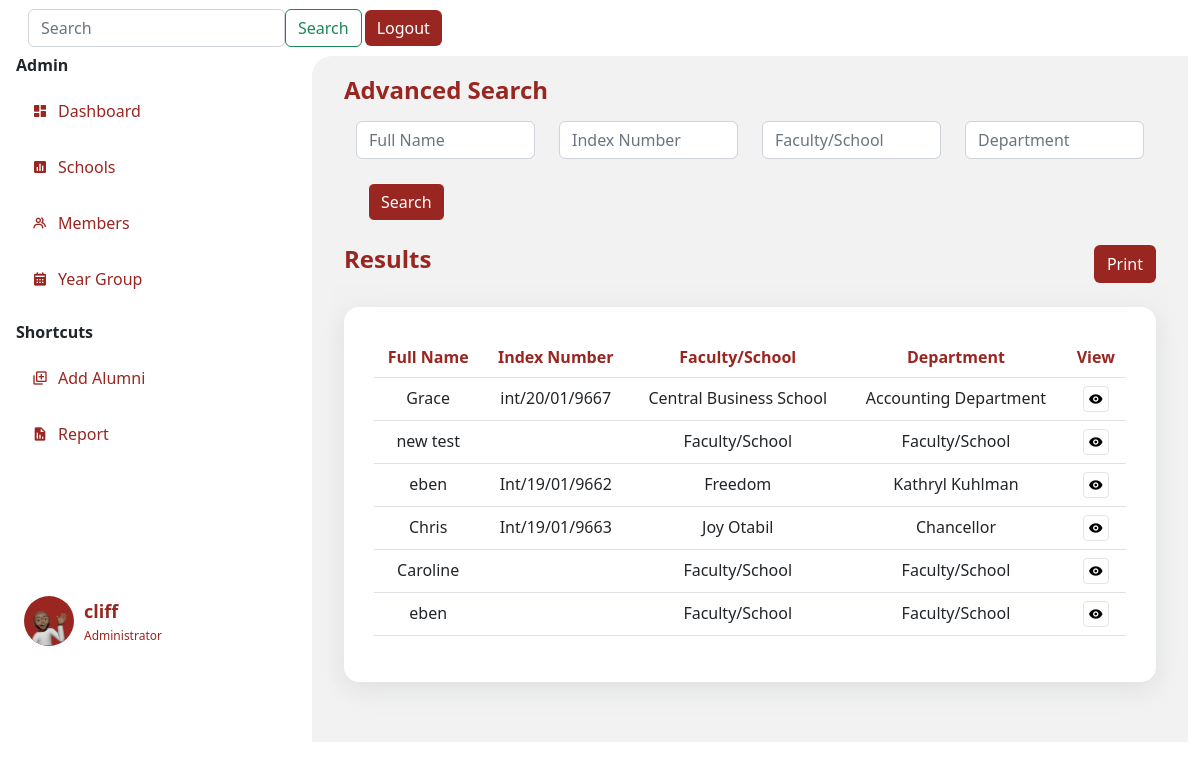
The page /newreport (signed in) on the database its author committed.
### app.py (models this page shows, shortened)
class Person(db.Model, UserMixin):
    id= db.Column(db.Integer, primary_key=True)
    name= db.Column(db.String(200), nullable=True)
    yearCompleted= db.Column(db.String(200), nullable=True)
    nationality= db.Column(db.String(200), nullable=True)
    contact= db.Column(db.Integer(), nullable=True)
    email= db.Column(db.String(200), nullable=True)
    faculty= db.Column(db.String(200), nullable=True)
    hallofresidence= db.Column(db.String(200), nullable=True)
    password= db.Column(db.String(20))
    email= db.Column(db.String(20), nullable=True)
    phone= db.Column(db.String(10), nullable=True )

class User(db.Model,UserMixin):
    id= db.Column(db.Integer, primary_key=True)
    fullname= db.Column(db.String()  )
    indexnumber= db.Column(db.Integer())
    gender= db.Column(db.String()    )
    school= db.Column(db.String()    )
    department= db.Column(db.String()    )
    program= db.Column(db.String()   )
    completed= db.Column(db.Integer()     )
    admitted= db.Column(db.Integer()  )
    email= db.Column(db.String()     )
    telephone= db.Column(db.Integer()     )
    hall= db.Column(db.String()  )
    nationality= db.Column(db.String()   )
    address= db.Column(db.String()   )
    work= db.Column(db.String()  )
    guardian= db.Column(db.String()  )
    kin= db.Column(db.String()   )
    relationship= db.Column(db.String()  )
    marital= db.Column(db.String()   )
    health= db.Column(db.String()    )
    extra= db.Column(db.String()     )
    image_file = db.Column(db.String(20))

### app.py (the view)
@app.route('/newreport')
@login_required
def newreport():
    users=User.query.order_by(User.id.desc()).all()
    print(users)
    return render_template('newreport.html', title="newreport0",users=users)

### forms.py
class Search(FlaskForm):
    searched = StringField('Searched', validators=[DataRequired()])
    submit = SubmitField('Search')

### app.py (called while the page is built)
@login_manager.user_loader
def load_user(user_id):
    return Person.query.get(int(user_id))

@app.context_processor
def base():
    form=Search()
    return dict(form=form)

### templates/newreport.html (shortened to what this page needs)
{% extends 'layout.html' %}
{% block body %}
  <div class="container" style="align-items: center;margin:  auto; justify-content:center;">
    <h4 style="color: #992621;"><b>Advanced Search</b></h4>
    <form style="margin-top: 2vh;">
       <div class="row" style="text-align: center; justify-content: center; margin: auto;">
        <div class="col-3" >
          <input type="text" class="form-control" id="inputPassword2" placeholder="Full Name">
        </div>
        <div class="col-3">
            <input type="text" class="form-control" id="inputPassword2" placeholder="Index Number">
        </div>
        <div class="col-3">
            <input type="text" class="form-control" id="inputPassword2" placeholder="Faculty/School">
        </div>
        <div class="col-3">
            <input type="text" class="form-control" id="inputPassword2" placeholder="Department">
        </div>
        <div class="row" style="margin-top: 3vh;">
          <div class="col-auto" >
            <button type="button" class="btn btn-light" style="background: #992621; color: #fff;">Search</button>
          </div>
        </div>
        </div>
    </form>
  </div>
      <div style="display: flex; justify-content: space-between; margin: 10px 12px 0 12px; margin-top: 3vh;">
          <h4 style="color: #992621;  text-align: center;"><b>Results</b></h4>
          <button type="button" class="btn" style="background: #992621; color: #fff;"> Print</button>
      </div>
        <div class="container" style="background: #f2f2f2f2;" data-aos="fade-up" data-aos-duration="3000">
        <br>
          <div class="dashboard-item" >
            <table class="table">
              <thead style="text-align: center; color: #992621;">
                <tr >
                  <th scope="col">Full Name</th>
                  <th scope="col">Index Number</th>
                  <th scope="col">Faculty/School</th>
                  <th scope="col">Department</th>
                  <th scope="col-1">View</th>
                </tr>
              </thead>
              {%for user in users%}
                <tbody style="text-align: center;">
                <tr>
                    <td scope="row">{{user.fullname}}</th>
                    <td>{{user.indexnumber}}</td>
                    <td>{{user.school}}</td>
                    <td>{{user.department}}</td>
                    <td>
                      <a href="" class="table-#" style="height: 4vh; border-radius: 5px; width: 2vw; align-items: center; color: black;" >
                        <i class='bx bxs-show bx-border icon'></i>
                      </a>
                    </td>
                </tr>
              </tbody>
              {%endfor%}
            </table>
          </div>
        </div>
  </div>
{% endblock body %}

### templates/layout.html (shortened to what this page needs)
<!doctype html>
<html lang="en">
  <head>
    <link rel="stylesheet" href="https://cdnjs.cloudflare.com/ajax/libs/font-awesome/5.15.3/css/all.min.css" />
    <link rel="stylesheet" type="text/css" href="{{ url_for('static', filename='css/newstyle.css')}}">
    <link href="https://unpkg.com/aos@2.3.1/dist/aos.css" rel="stylesheet">
    <link href='https://unpkg.com/boxicons@2.1.2/css/boxicons.min.css' rel='stylesheet'>
    <link href="https://cdn.jsdelivr.net/npm/bootstrap@5.2.1/dist/css/bootstrap.min.css" rel="stylesheet">
  </head>
  <body>
      <nav class="navbar navbar-expand-lg sticky-top" style="background: #fff; ">
        <div class="container-fluid">
          <div class="collapse navbar-collapse me-2" id="navbarSupportedContent" style="width: 100%;">
            <form class="d-flex " role="search" method='POST' action='{{url_for('search')}}' >
              <input class="form-control " type="search" name='searched' placeholder="Search" aria-label="Search">
              <button class="btn btn-outline-success" type="submit">Search</button>
                </form>
            <button class="btn" style="color: #fff; background: #992621; border: none; margin-left: 3px;" type="logout">
              <a href="{{url_for('logout')}}" style="text-decoration: none; color: #fff;">Logout</a>
            </button>
          </div>
        </div>
      </nav>
      <div class="container-fluid" >
        <div class="row" >
            <div class="col-3 px-1 position-fixed" id="sticky-sidebar">
              <div class="container" >
                  <div class="side-menu">
                    <h6 class="divider"><b>Admin </b></h6>
                    {% if title == 'dashboard' %}
                    <div class="side-nav-button-active">
                      <i class='bx bxs-dashboard icon'></i>
                      <a href="/dashboard" class="side-nav-button-text">Dashboard</a>
                    </div>
                    {% else %}
                    <div class="side-nav-button">
                      <i class='bx bxs-dashboard icon'></i>
                      <a href="/dashboard" class="side-nav-button-text">Dashboard</a>
                    </div>
                    {% endif %}
                    {% if title == "newschools" %}
                    <div class="side-nav-button-active">
                      <i class='bx bxs-bar-chart-square icon'></i>
                      <a href="/newschools" class="side-nav-button-text">Schools</a>
                    </div>
                    {% else %}
                    <div class="side-nav-button">
                      <i class='bx bxs-bar-chart-square icon'></i>
                      <a href="/newschools" class="side-nav-button-text">Schools</a>
                    </div>
                    {% endif %}
                    {% if title == "list" %}
                    <div class="side-nav-button-active">
                      <i class='bx bx-group icon' ></i>
                      <a href="/list" class="side-nav-button-text">Members</a>
                    </div>
                    {% else %}
                    <div class="side-nav-button">
                      <i class='bx bx-group icon' ></i>
                      <a href="/list" class="side-nav-button-text">Members</a>
                    </div>
                    {% endif %}
                    {% if title == "year" %}
                    <div class="side-nav-button-active">
                      <i class='bx bxs-calendar icon' ></i>
                      <a href="/year" class="side-nav-button-text">Year Group</a>
                    </div>
                    {% else %}
                    <div class="side-nav-button">
                      <i class='bx bxs-calendar icon' ></i>
                      <a href="/year" class="side-nav-button-text">Year Group</a>
                    </div>
                    {% endif %}
                  </div>
                  <div class="side-menu">
                    <h6 class="divider" style="margin-top: 2vh;"><b>Shortcuts</b> </h6>
                    {% if title == "addalumni" %}
                      <div class="side-nav-button-active">
                        <i class='bx bx-add-to-queue icon' ></i>
                        <a href="/addalumni" class="side-nav-button-text">Add Alumni</a>
                      </div>
                      {% else %}
                      <div class="side-nav-button">
                        <i class='bx bx-add-to-queue icon' ></i>
                        <a href="/addalumni" class="side-nav-button-text">Add Alumni</a>
                      </div>
                    {% endif %}
                    {% if title == "newreport" %}
                    <div class="side-nav-button-active">
                      <i class='bx bxs-report icon' ></i>
                      <a href="/newreport" class="side-nav-button-text">Report</a>
                    </div>
                    {% else %}
                    <div class="side-nav-button">
                      <i class='bx bxs-report icon' ></i>
                      <a href="/newreport" class="side-nav-button-text">Report</a>
                    </div>
                    {% endif %}
                  </div>
                  <div class="profile-details" style=" bottom: 0; padding-top: 50%;">
                    <div class="elipse" style="background: #992621; border-radius: 50%;">
                      <img src="static/img/memoji.png" alt="" width="100%" >
                    </div>
                    <div class="profile-info" style="padding-left: 10px;">
                      <div class="profile-name"><b>{{current_user.name}}</b> </div>
                      <div class="title">Administrator</div>
                    </div>
                  </div>
        </div>
            </div>
            <div class="col offset-3" id="main">
              <div class="container" style="background-color: #f2f2f2; padding: 20px; border-radius: 20px 0 0 0;">
              {% block body %}
              {% endblock%}
              </div>
            </div>
        </div>
</body>
</html>

### static/css/newstyle.css (style rules this page uses)
body { background: #f2f2f2; }
.side-nav-button { padding: 16px; background-color: #fff; border-radius: 10px; color: #992621; display: flex; align-items: center; }
h4 { color: black; }
.side-nav-button-text { margin: 0; padding-left: 10px; }
.side-nav-button a { text-decoration: none; color: #992621; }
.dashboard-item { background-color: #fff; padding: 30px; border-radius: 15px; color: #fff; margin: 0; box-shadow: rgba(149, 157, 165, 0.2) 0px 8px 24px; margin-bottom: 5vh; justify-content: space-between; }
.profile-details { border-radius: 10px; padding: 8px; display: flex; align-items: center; }
.elipse img { width: 50px; height: 50px; border-radius: 50%; }
.profile-name { color: #992621; font-size: 18px; font-weight: 500; margin-bottom: 2px; }
.title { font-size: 12px; color: #992621; font-weight: 400; }

### rows shown on the page
Person: name "cliff"
User: fullname "Grace", indexnumber "int/20/01/9667", school "Central Business School", department "Accounting Department"
User: fullname "new test", school "Faculty/School", department "Faculty/School"
User: fullname "eben", indexnumber "Int/19/01/9662", school "Freedom", department "Kathryl Kuhlman"
User: fullname "Chris", indexnumber "Int/19/01/9663", school "Joy Otabil", department "Chancellor"
User: fullname "Caroline", school "Faculty/School", department "Faculty/School"
User: fullname "eben", school "Faculty/School", department "Faculty/School"
